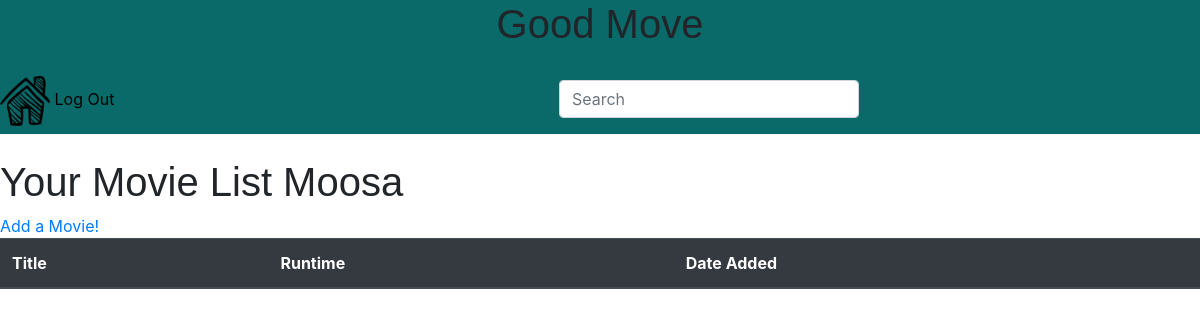
Before: /choices (signed in) with the older database file.
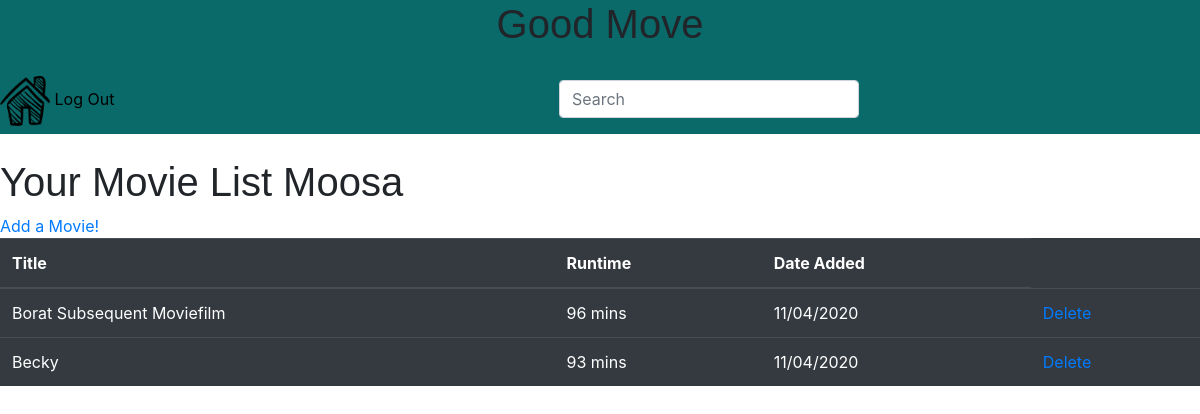
After: the same page with the newer database file.
### gm_app/models.py (models this page shows)
class User(models.Model):
    first_name = models.CharField(max_length=255)
    last_name = models.CharField(max_length=255)
    email = models.CharField(max_length=255)
    password = models.CharField(max_length=255)
    created_at = models.DateTimeField(auto_now_add=True)
    updated_at = models.DateTimeField(auto_now=True)
    objects = UserManager()

class Film(models.Model):
    name= models.CharField(max_length = 255)
    length = models.IntegerField()
    user = models.ForeignKey(User, related_name="films", on_delete = models.CASCADE)
    created_at = models.DateTimeField(auto_now_add = True)
    updated_at = models.DateTimeField(auto_now = True)

### gm_app/views.py (the view)
# urls.py: path('choices', views.choices),
def choices(request):
    if 'user_id' not in request.session:
        return redirect('/')
    user = User.objects.get(id = request.session['user_id'])
    context = {
        'films':Film.objects.all(),
        'user':user
    }
    return render(request, 'choices.html', context)

### gm_app/templates/choices.html (shortened to what this page needs)
<!DOCTYPE html>
<html lang="en">
<head>
    <link href="https://stackpath.bootstrapcdn.com/bootstrap/4.5.0/css/bootstrap.min.css" rel="stylesheet">
    {% load static %}
    <link rel="stylesheet" href="{% static 'css/style.css' %}">
</head>
<body>
    <div id="container">
        <div class="top">
            <div class="top1">
                <h1> Good Move</h1>
            </div>
            <div class="top2">
                <a href="/enter">
                    <img id="home_img" src="{% static 'pictures/home.png' %}" alt="home">
                </a>
                <a id="logout" href="/logout">Log Out</a>
                <form id="search" action="/search" method="POST">
                    <div class="form-group">
                        <input type="text" name="search" id="search" class="form-control" placeholder="Search">
                    </div>
                </form>
            </div>
        </div>
        <br>
        <h1>Your Movie List {{user.first_name}}</h1>
        <table class="table table-dark table-hover">
            <thead>
                <tr>
                    <th>Title</th>
                    <th>Runtime</th>
                    <th>Date Added</th>
                </tr>
            </thead>
            <tbody>
                {% for movie in films %}
                    {% if movie.user == user %}
                        <tr>
                            <td>{{ movie.name }}</td>
                            <td>{{ movie.length }} mins</td>
                            <td>{{ movie.created_at|date:"SHORT_DATE_FORMAT" }}</td>
                            <td><a href="/delete/{{movie.id}}">Delete</a></td>
                        </tr>
                    {% endif %}
                {% endfor %}
            </tbody>
            <a href="/enter">Add a Movie!</a>
        </table>
    </div>
</body>
</html>

### gm_app/static/css/style.css (style rules this page uses)
* { margin: 0px; padding: 0px; }
.top { background-color: rgb(10, 105, 105); }
h1 { font-family: Impact, Haettenschweiler, 'Arial Narrow Bold', sans-serif; }
#home_img { height: 50px; width: 50px; }
#logout { color: black; margin-top: 10px; }
.top1 { text-align: center; }
#search { width:300px; display: inline-block; margin-left: 220px; }

Changed rows visible on the page:
added Film: name "Borat Subsequent Moviefilm", length "96", created_at "11/04/2020"
added Film: name "Becky", length "93", created_at "11/04/2020"
